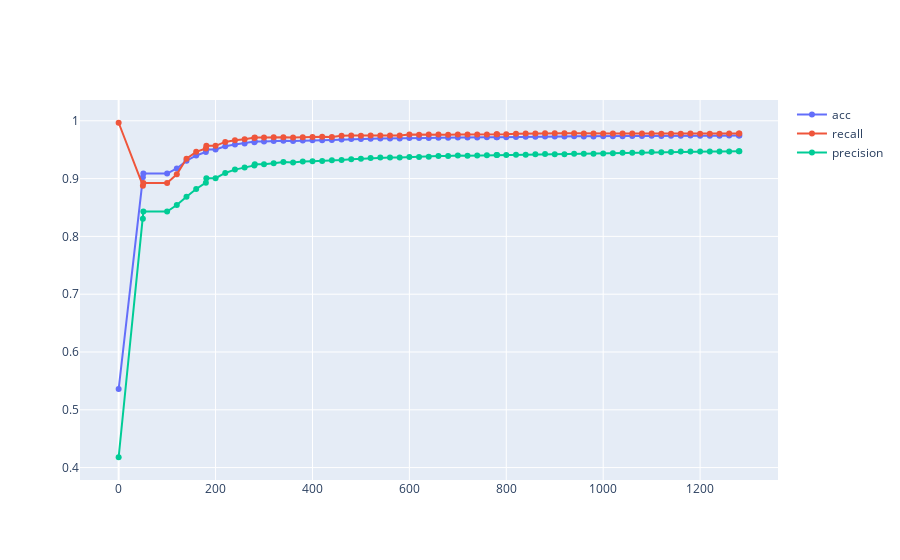

The cell this chart's notebook holds for it:
### Code cell
eta = 0.00001
for i in range(500):
    pred = sigmoid_arr(np.dot(X_train, weight))
    intpred = [round(x) for x in pred]
    ###
    if run_index % 20 == 0:
        ret = classifier_evaluate(y_train, intpred)
        for k in ret:
            ret_arr[k].append(ret[k])
        run_times.append(run_index)
        weight_arr.append(weight)
    ###
    error = pred - y_train
    weight = weight - eta * np.dot(X_train.T, error) 
    ###
    run_index += 1

pred = sigmoid_arr(np.dot(X_train, weight))
intpred = [round(x) for x in pred]
###
ret = classifier_evaluate(y_train, intpred)
for k in ret:
    ret_arr[k].append(ret[k])
print(ret)
run_times.append(run_times[-1]+1)
weight_arr.append(weight)
###
w = np.array(weight_arr)
###
draw_lines(run_times, [ret_arr['accuracy'], ret_arr['recall'], ret_arr['precision']], ['acc', 'recall', 'precision'])
